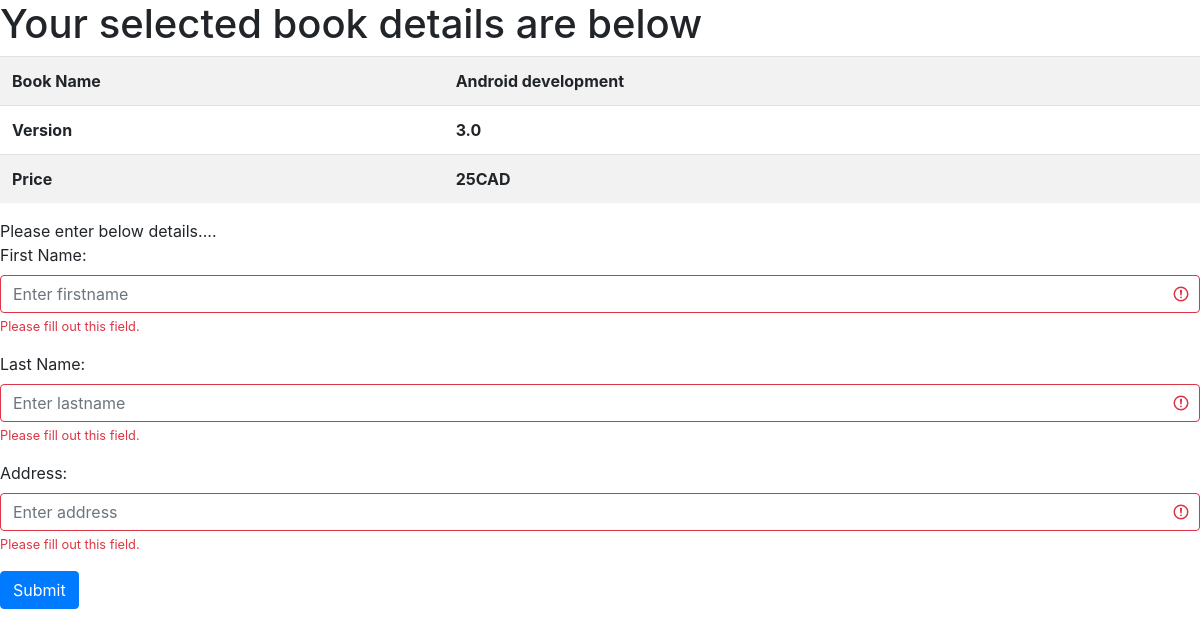
The page /checkout.php?id=2 on the database its author committed.
### tables this page shows
CREATE TABLE `bookinventory` (
  `id` int(11) NOT NULL,
  `book_name` varchar(100) NOT NULL,
  `version` varchar(10) NOT NULL,
  `price` varchar(10) NOT NULL,
  `quantity` int(11) NOT NULL
);

### checkout.php (the view, shortened to what this page needs)
<?php
include('functions/database_functions.php');
$id = isset($_GET['id']) ? $_GET['id'] : '';
?>
<!DOCTYPE html>
<html lang="en">
     <link rel="stylesheet" href="https://stackpath.bootstrapcdn.com/bootstrap/4.4.1/css/bootstrap.min.css">
	<body>
<?php
$result=mysqli_query($con,"select * from bookinventory where id=".$id);
while ($row=mysqli_fetch_array($result))
{
?>
	<h1>Your selected book details are below</h1>
	<table class="table table-striped">
      <tr>
        <th>Book Name</th>
        <th><?php echo htmlentities($row['book_name']) ?></th>
      </tr>
      <tr>
        <th>Version</th>
        <th><?php echo htmlentities($row['version']) ?></th>
      </tr>
      <tr>
        <th>Price</th>
        <th><?php echo htmlentities($row['price']) ?></th>
        </tr>
   </table>
   Please enter below details....
   <form action="order.php" class="was-validated">
    <div class="form-group">
      <label for="fname">First Name:</label>
      <input type="text" class="form-control" id="fname" placeholder="Enter firstname" name="fname" required>
      <div class="invalid-feedback">Please fill out this field.</div>
    </div>
    <div class="form-group">
      <label for="lname">Last Name:</label>
      <input type="text" class="form-control" id="lname" placeholder="Enter lastname" name="lname" required>
      <div class="invalid-feedback">Please fill out this field.</div>
    </div>
    <div class="form-group">
      <label for="address">Address:</label>
      <input type="text" class="form-control" id="address" placeholder="Enter address" name="address" required>
      <div class="invalid-feedback">Please fill out this field.</div>
    </div>
    <button onclick="order.php?id=<?php echo $id; ?>" class="btn btn-primary">Submit</button>
  </form>
<?php } ?>
    </body>
</html>

### rows shown on the page
bookinventory: book_name "Android development", version "3.0", price "25CAD"
